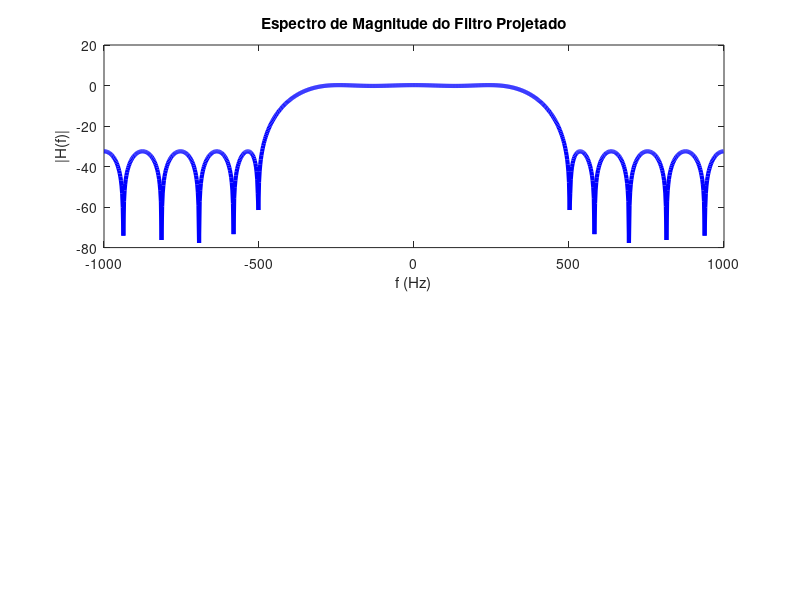

Reproduce this figure in MATLAB. (Note: this script raises an error after producing the figure.)
% Parâmetros
Fs = 2000;          % Frequência de amostragem (10 kHz)
t_fim = 2;              % Tamanho da janela temporal
Ts = 1/Fs;
% Tempo de -50 ms a 50 ms
t = 0:Ts:t_fim;

% Mensagens
f_1 = 10;
f_2 = 500;

w = sin(2*pi * f_1 * t);

n = sin(2*pi * f_2 * t);

x = w + n;

%Filtro passa-faixa

%Frequencias em Hz do projeto do filtro

Fn = Fs/2;

delta_f = 200;

fs = (f_2 - 10);
fp = (fs - delta_f);


%Normalização das frequências do projeto para a função firpm
fs_n = fs/Fn;
fp_n = fp/Fn;


f = [0 fp_n fs_n 1];
a = [1 1 0 0];

M = 16;
h = firpm (M, f, a);


N = 1024;
f = (-N/2:N/2-1) * (Fs / N); % Frequências
H_f = abs(fftshift(fft(h, N)));

Fontesize = 15;

% Plot do espectro de magnitude
figure;
subplot(2, 1, 1);
plot(f, 20*log10(abs(H_f)), 'color', 'blue','linewidth',3);
title('Espectro de Magnitude do Filtro Projetado');
xlabel('f (Hz)');
ylabel('|H(f)|');
ax = gca;
ax.FontSize = Fontesize;
grid on;

subplot(2, 1, 2);
plot(f, (angle(H_f)), 'color', 'm','linewidth',3);
title('Espectro de Fase do Filtro Projetado');
xlabel('f (Hz)');
ylabel('\phi(H(f))');
ax = gca;
ax.FontSize = Fontesize;
grid on;
%%

%Sinal final modulado sem multiplicador
y = filter(h,1,x);



% Plot dos Gráficos no Tempo

% Plot do espectro de magnitude
figure;
subplot(2, 1, 1);
plot(t, x, 'red');
title('Sinal com Ruído Senoidal');
xlabel('t (s)');
% ylabel('|W(f)|');
grid on;

subplot(2,1,2);
plot(t, y, 'color', 'green', 'linewidth', 4); hold on
plot(t, w, 'color', 'black', 'linewidth', 2);
legend('Sinal Filtrado', 'Sinal Original');
title('Sinal Filtrado');
xlabel('t (s)');
% ylabel('|X(f)|');
grid on;


% Transformada de Fourier
N = length(t);
f = (-N/2:N/2-1) * (Fs / N); % Frequências
spectrum_w = abs(fftshift(fft(x)));
spectrum_y = abs(fftshift(fft(y))); % Espectro de magnitude

% Plot do espectro de magnitude
figure;
subplot(2, 1, 1);
plot(f, spectrum_w,'red');
title('Espectro de Magnitude do Sinal com Ruído');
xlabel('Frequência (Hz)');
ylabel('|W(f)|');
grid on;

subplot(2,1,2);
plot(f, spectrum_y,'k');
title('Espectro de Magnitude do Sinal Filtrado');
xlabel('Frequência (Hz)');
ylabel('|X(f)|');
grid on;

%%

for i = 1:16  
    disp(h(i));
end
